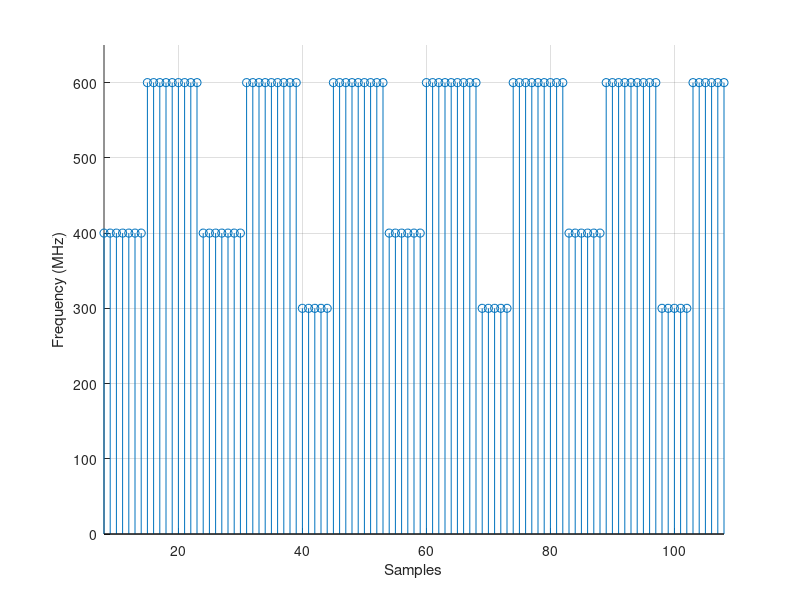
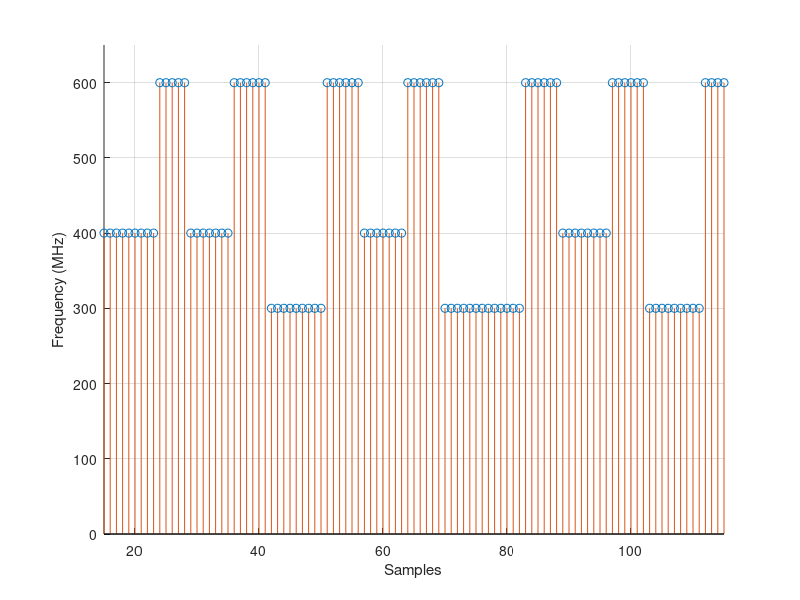
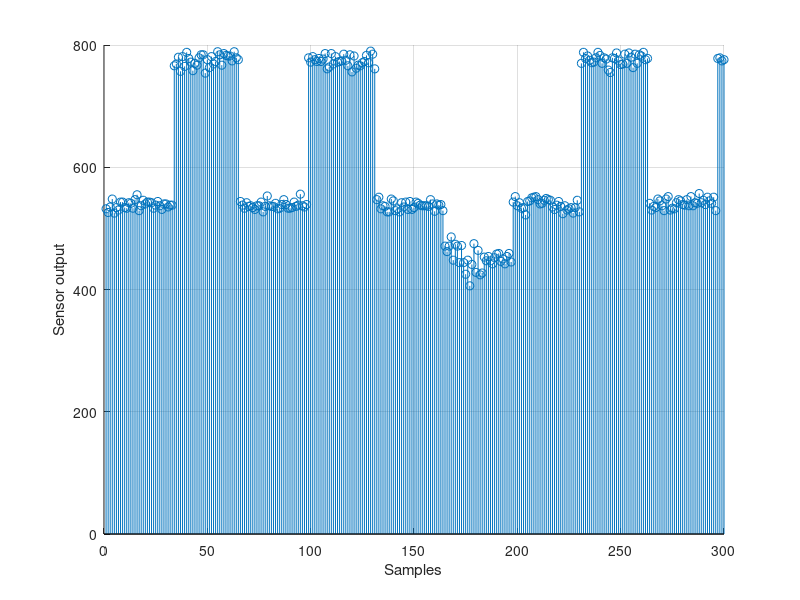
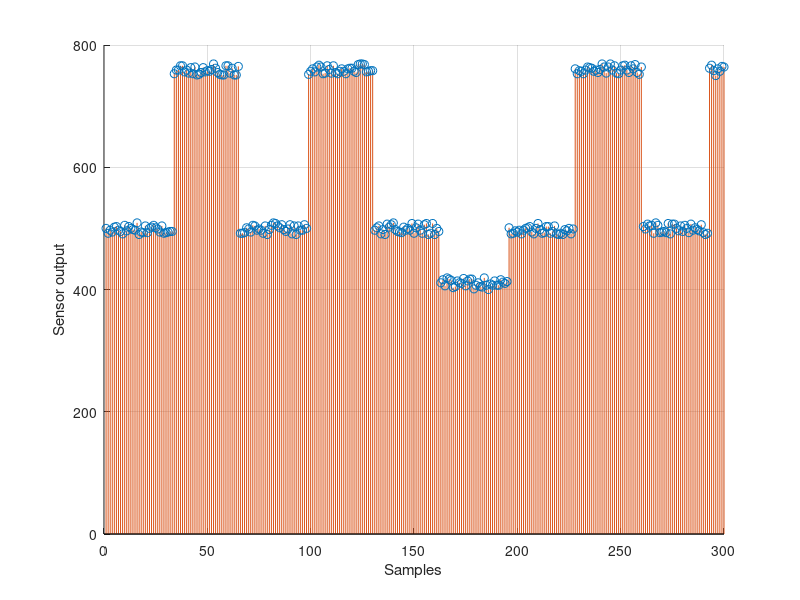

Reproduce these figures in MATLAB, in order.
close all
clear
clc

%attack1 cpu to cpu

colors = lines(2);

a1_data_real = load('osc/a1.dat');
a1_data_gem5 = load('m5out/a1.dat');

figure
stem(a1_data_real/1000)
xlim([8 108])
ylim([0 650])
grid on
box off
xlabel('Samples')
ylabel('Frequency (MHz)')

figure
stem(a1_data_gem5/1000, 'color', colors(2,:))
xlim([15 115])
ylim([0 650])
grid on
box off
xlabel('Samples')
ylabel('Frequency (MHz)')

%attack2 cpu to fpga, with driver access

a3_data_real = load('osc/a2.dat');
a3_data_gem5 = load('m5out/a2.dat');

a3_data_gem5 = a3_data_gem5(:,2) + a3_data_gem5(:,3);

figure
stem(a3_data_real(1323:2079))
xlim([0 300])
grid on
box off
xlabel('Samples')
ylabel('Sensor output')

figure
stem(a3_data_gem5(1357:1357+700), 'color', colors(2,:))
xlim([0 300])
grid on
box off
xlabel('Samples')
ylabel('Sensor output')

%attack3 cpu to fpga, with register access

a2_data_real = load('osc/a3.dat');
a2_data_gem5 = load('m5out/a3.dat');

a2_data_gem5_x = a2_data_gem5(:,2);
a2_data_gem5_x(a2_data_gem5_x == 400) = 0;
a2_data_gem5_x(a2_data_gem5_x == 750) = 400;
a2_data_gem5_x(a2_data_gem5_x == 0) = 750;
a2_data_gem5 = a2_data_gem5_x + a2_data_gem5(:,3);


figure
stem(a2_data_real(292:292+300))
xlim([0 300])
grid on
box off
xlabel('Samples')
ylabel('Sensor output')

figure
stem(a2_data_gem5, 'color', colors(2,:))
xlim([0 300])
grid on
box off
xlabel('Samples')
ylabel('Sensor output')